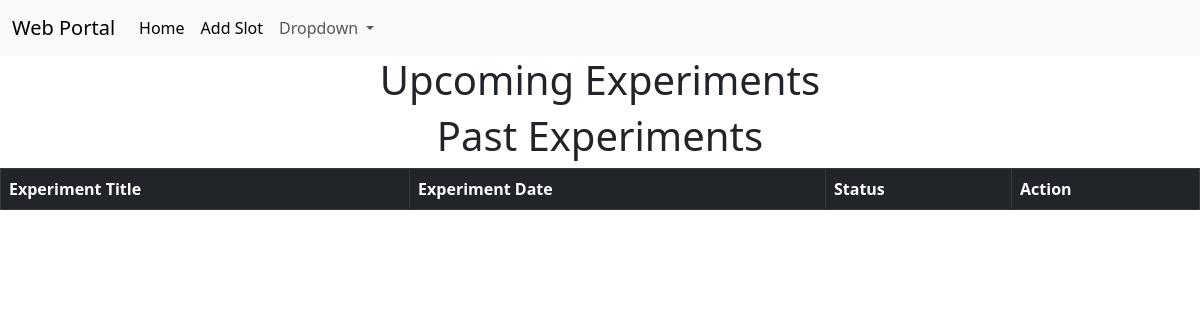
The app's page /mySlots (signed in), older data.
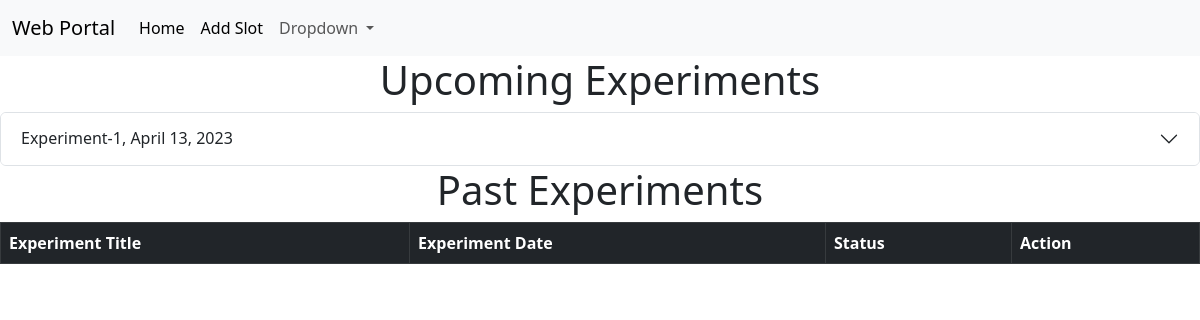
The same page, newer data.
### App/models.py (models this page shows)
class Slot(models.Model):
    exptTitle = models.CharField(max_length = 50)
    exptDesc = models.CharField(max_length = 100)
    exptDate = models.DateField()
    numberOfSeats = models.IntegerField()
    startTime = models.TimeField()
    endTime = models.TimeField()
    candidateList = models.ManyToManyField(
        User,
        through="Order",
        through_fields=("slot", "candidate"),
    )

### App/views.py (the view)
# urls.py: path('mySlots', views.mySlots, name='mySlots'),
@login_required(login_url='login')
def mySlots(request):
    orders = Order.objects.filter(candidate = request.user)
    upcomingSlots = []
    pastOrders = []
    for order in orders:
        if order.slot.exptDate < datetime.date.today():
            pastOrders.append(order)
        else:
            upcomingSlots.append(order.slot)
    return render(request, "mySlots.html", locals())

### templates/mySlots.html (shortened to what this page needs)
{% extends 'base.html' %} {% block title %}My Slots{% endblock title %}
{% block body %}
<h1 align="center">Upcoming Experiments</h1>
<div class="accordion" id="accordionExample">
    {% for slot in upcomingSlots %}
    <div class="accordion-item">
      <h2 class="accordion-header">
        <button  class="accordion-button collapsed" type="button" data-bs-toggle="collapse" data-bs-target="#collapse{{slot.id}}" aria-expanded="false" aria-controls="collapse{{slot.id}}" >
          {{slot.exptTitle}}, {{slot.exptDate}}
        </button>
      </h2>
    </div>
    {%endfor %}
</div>
<h1 align="center">Past Experiments</h1>
<table class="table table-hover table-bordered">
    <thead>
  <tr class="table-dark">
    <th>Experiment Title</th>
    <th>Experiment Date</th>
    <th>Status</th>
    <th>Action</th>
  </tr>
</thead>
</table>
{%endblock body%}

Row changes from the older to the newer data that the page shows:
added Slot: exptTitle "Experiment-1", exptDate "April 13, 2023"
